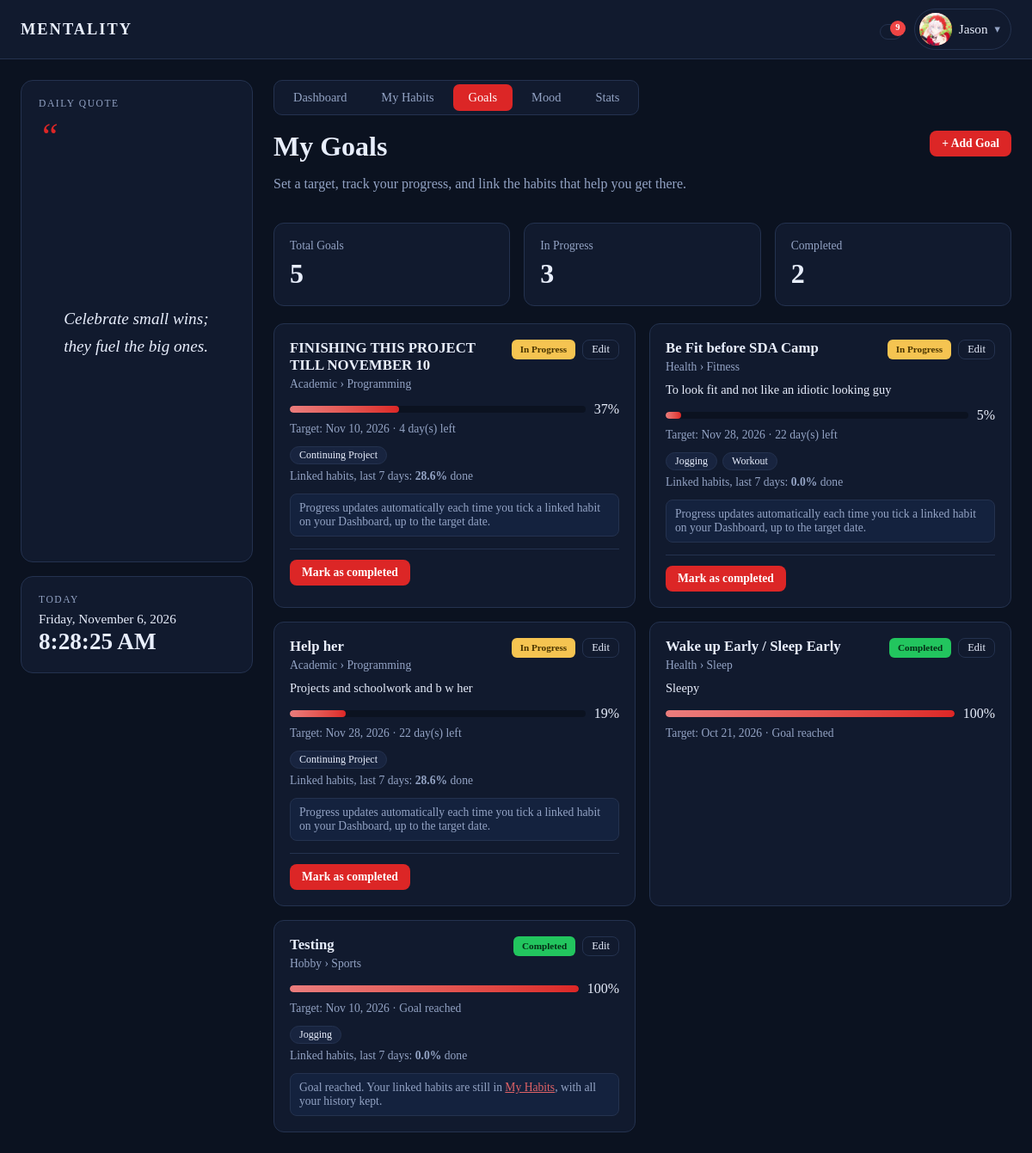
/goals.php (signed in), run on an earlier commit of the app's database.
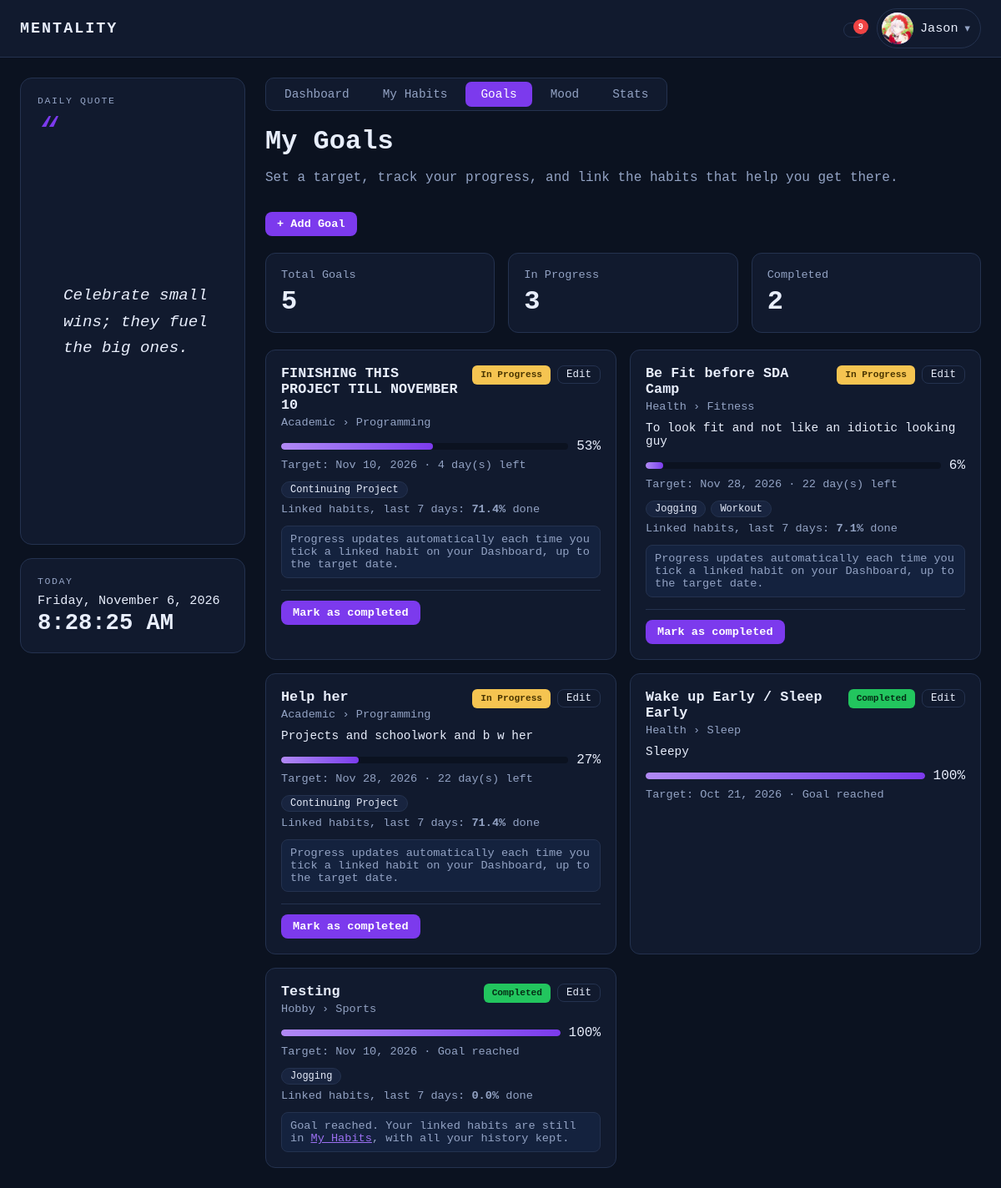
And on a later commit of the database.
### tables this page shows
CREATE TABLE `goals` (
  `goal_id` int(10) unsigned NOT NULL AUTO_INCREMENT,
  `user_id` int(10) unsigned NOT NULL,
  `category_id` int(10) unsigned DEFAULT NULL,
  `title` varchar(100) NOT NULL,
  `description` text DEFAULT NULL,
  `target_date` date NOT NULL,
  `progress` tinyint(3) unsigned NOT NULL DEFAULT 0,
  `status` enum('in_progress','completed') NOT NULL DEFAULT 'in_progress',
  `created_at` timestamp NOT NULL DEFAULT current_timestamp(),
  PRIMARY KEY (`goal_id`),
  KEY `fk_goals_user` (`user_id`),
  KEY `fk_goals_category` (`category_id`),
  CONSTRAINT `fk_goals_category` FOREIGN KEY (`category_id`) REFERENCES `habit_categories` (`category_id`) ON DELETE SET NULL,
  CONSTRAINT `fk_goals_user` FOREIGN KEY (`user_id`) REFERENCES `users` (`user_id`) ON DELETE CASCADE,
  CONSTRAINT `chk_goal_progress` CHECK (`progress` between 0 and 100)
);

### includes/auth.php (called while the page is built, shortened)
<?php
function e($value): string {
    return htmlspecialchars((string)$value, ENT_QUOTES, 'UTF-8');
}

### goals.php (the view, shortened to what the changed rows need)
<?php
require_once __DIR__ . '/includes/layout.php';
$uid = (int)$_SESSION['user_id'];
$stmt = $pdo->prepare("SELECT * FROM v_goal_overview WHERE user_id = ? ORDER BY (status = 'completed'), target_date");
$stmt->execute([$uid]);
$goals = $stmt->fetchAll();
$stmt = $pdo->prepare('SELECT goal_id, category_id FROM goals WHERE user_id = ?');
$stmt->execute([$uid]);
$catByGoal = [];
foreach ($stmt->fetchAll() as $row) { $catByGoal[(int)$row['goal_id']] = (int)$row['category_id']; }
$stmt = $pdo->prepare(
    'SELECT gh.goal_id, gh.habit_id, h.name
     FROM goal_habits gh
     JOIN goals g  ON g.goal_id  = gh.goal_id
     JOIN habits h ON h.habit_id = gh.habit_id
     WHERE g.user_id = ? ORDER BY h.name'
);
$stmt->execute([$uid]);
$goalHabits = []; $goalHabitIds = [];
foreach ($stmt->fetchAll() as $row) {
    $goalHabits[(int)$row['goal_id']][]   = $row['name'];
    $goalHabitIds[(int)$row['goal_id']][] = (int)$row['habit_id'];
}
render_header('Goals', 'goals');
?>
<div class="page-head">
    <div>
        <h1>My Goals</h1>
    </div>
</div>
<?php if (!$goals): ?>
    <div class="panel"><p class="muted">You have no goals yet. Click <strong>+ Add Goal</strong> to create your first one.</p></div>
<?php else: ?>
<div class="goal-grid">
    <?php foreach ($goals as $g):
        $gid      = (int)$g['goal_id'];
        $done     = $g['status'] === 'completed';
        $daysLeft = (int)$g['days_left'];
        $overdue  = !$done && $daysLeft < 0;
        if ($done)            { $statusLabel = 'Completed';   $statusClass = 'done'; }
        elseif ($overdue)     { $statusLabel = 'Overdue';     $statusClass = 'overdue'; }
        else                  { $statusLabel = 'In Progress'; $statusClass = 'progress'; }
        if ($done)                { $timeText = 'Goal reached'; }
        elseif ($daysLeft < 0)    { $timeText = abs($daysLeft) . ' day(s) overdue'; }
        elseif ($daysLeft === 0)  { $timeText = 'Due today'; }
        else                      { $timeText = $daysLeft . ' day(s) left'; }
        $category = $g['parent_category'] ? $g['parent_category'] . ' › ' . $g['category_name'] : (string)$g['category_name'];
        $goalJson = json_encode([
            'id'          => $gid,
            'title'       => $g['title'],
            'description' => (string)$g['description'],
            'category'    => $catByGoal[$gid] ?? 0,
            'date'        => $g['target_date'],
            'habits'      => $goalHabitIds[$gid] ?? [],
            'completed'   => $done,
        ], JSON_UNESCAPED_UNICODE);
    ?>
    <div class="goal-card">
        <div class="goal-top">
            <h3><?= e($g['title']) ?></h3>
            <div class="goal-actions">
                <span class="status <?= $statusClass ?>"><?= e($statusLabel) ?></span>
                <button type="button" class="btn-ghost btn-edit" data-goal="<?= e($goalJson) ?>" title="Edit this goal"><?= icon('edit', 14) ?> Edit</button>
            </div>
        </div>
        <?php if ($category !== ''): ?><div class="muted small"><?= e($category) ?></div><?php endif; ?>
        <?php if ($g['description']): ?><p class="goal-desc"><?= e($g['description']) ?></p><?php endif; ?>
        <div class="progress-row">
            <div class="progress"><div class="bar" style="width: <?= (int)$g['progress'] ?>%"></div></div>
            <span><?= (int)$g['progress'] ?>%</span>
        </div>
        <div class="muted small">Target: <?= e(date('M j, Y', strtotime($g['target_date']))) ?> &middot; <?= e($timeText) ?></div>
        <?php if (!empty($goalHabits[$gid])): ?>
            <div class="chips">
                <?php foreach ($goalHabits[$gid] as $hn): ?><span class="chip"><?= e($hn) ?></span><?php endforeach; ?>
            </div>
            <?php if ($g['habit_rate_7d'] !== null): ?>
                <div class="muted small">Linked habits, last 7 days: <strong><?= e($g['habit_rate_7d']) ?>%</strong> done</div>
            <?php endif; ?>
        <?php endif; ?>
        <?php if ($done): ?>
            <?php if ((int)$g['habit_count'] > 0): ?>
                <div class="auto-note">Goal reached. Your linked habits are still in <a href="habits.php">My Habits</a>, with all your history kept.</div>
            <?php endif; ?>
        <?php elseif ((int)$g['habit_count'] > 0): ?>
            <div class="auto-note">Progress updates automatically each time you tick a linked habit on your Dashboard, up to the target date.</div>
            <form method="post" class="progress-form" onsubmit="return confirm('Mark this goal as completed now?');">
                <button type="submit" class="btn-sm">Mark as completed</button>
            </form>
        <?php endif; ?>
    </div>
    <?php endforeach; ?>
</div>
<?php endif; ?>
<?php render_footer(['goals.js']); ?>

### includes/layout.php (shortened to what the changed rows need)
<?php
require_once __DIR__ . '/auth.php';
function asset_url(string $file): string {
    return BASE_URL . '/assets/' . $file . '?v=' . (int)@filemtime(__DIR__ . '/../assets/' . $file);
}
function render_header(string $title, string $active = ''): void {
    $theme  = (($_SESSION['theme'] ?? 'dark') === 'light') ? 'light' : 'dark';
    $name   = $_SESSION['full_name'] ?? $_SESSION['username'];
    ?>
<!DOCTYPE html>
<html lang="en" data-theme="<?= e($theme) ?>">
<head>
    <link rel="stylesheet" href="<?= e(asset_url('style.css')) ?>">
</head>
<body>
<header class="appbar">
    <div class="appbar-right">
        <div class="dropdown" data-dropdown>
            <button type="button" class="profile-btn" data-dropdown-toggle aria-haspopup="true">
                <?= avatar_html($_SESSION['avatar'] ?? null, $name) ?>
                <span class="profile-name"><?= e($name) ?></span><span class="caret">&#9662;</span>
            </button>
        </div>
    </div>
</header>
<div class="shell">
    <main class="main">
    <?php
}
function render_footer(array $scripts = []): void {
    ?>
    </main>
</div>
</body>
</html>
<?php
}
function avatar_html(?string $file, string $name, string $size = 'sm'): string {
    if ($file) {
        return '<img class="avatar ' . e($size) . '" src="' . BASE_URL . '/uploads/avatars/' . rawurlencode($file) . '" alt="Profile picture">';
    }
    $initial = mb_strtoupper(mb_substr(trim($name), 0, 1));
    return '<span class="avatar ' . e($size) . '">' . e($initial !== '' ? $initial : '?') . '</span>';
}

What changed in the data, as far as the page shows it:
changed goals "FINISHING THIS PROJECT TILL NOVEMBER 10": progress "37" → "53"; habit_rate_7d "28.6" → "71.4"
changed goals "Be Fit before SDA Camp": progress "5" → "6"; habit_rate_7d "0.0" → "7.1"
changed goals "Help her": progress "19" → "27"; habit_rate_7d "28.6" → "71.4"
